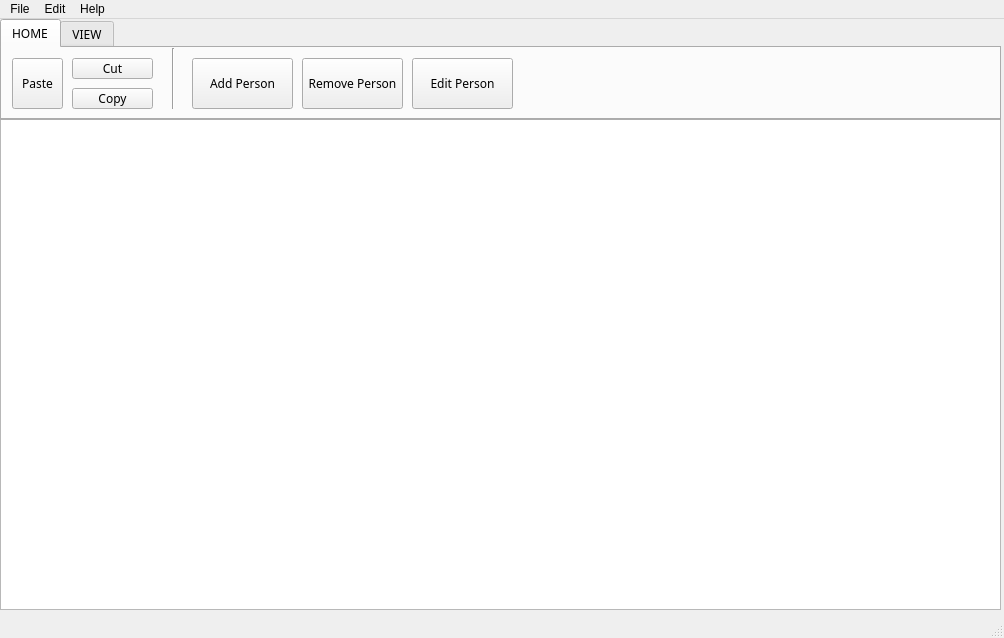
<?xml version="1.0" encoding="UTF-8"?>
<ui version="4.0">
 <class>Angena</class>
 <widget class="QMainWindow" name="Angena">
  <property name="geometry">
   <rect>
    <x>0</x>
    <y>0</y>
    <width>1004</width>
    <height>638</height>
   </rect>
  </property>
  <property name="minimumSize">
   <size>
    <width>801</width>
    <height>533</height>
   </size>
  </property>
  <property name="windowTitle">
   <string>Angena</string>
  </property>
  <widget class="QWidget" name="centralWidget">
   <widget class="QGraphicsView" name="graphicsView_2">
    <property name="geometry">
     <rect>
      <x>0</x>
      <y>100</y>
      <width>1001</width>
      <height>491</height>
     </rect>
    </property>
   </widget>
   <widget class="QTabWidget" name="tabWidget">
    <property name="geometry">
     <rect>
      <x>0</x>
      <y>0</y>
      <width>1001</width>
      <height>101</height>
     </rect>
    </property>
    <property name="font">
     <font>
      <family>Rockwell</family>
      <pointsize>9</pointsize>
     </font>
    </property>
    <property name="currentIndex">
     <number>0</number>
    </property>
    <widget class="QWidget" name="home_tab_4">
     <attribute name="title">
      <string>HOME</string>
     </attribute>
     <widget class="QToolButton" name="add_person_tool_button">
      <property name="geometry">
       <rect>
        <x>190</x>
        <y>10</y>
        <width>101</width>
        <height>51</height>
       </rect>
      </property>
      <property name="cursor">
       <cursorShape>ArrowCursor</cursorShape>
      </property>
      <property name="text">
       <string>Add Person</string>
      </property>
      <property name="toolButtonStyle">
       <enum>Qt::ToolButtonTextUnderIcon</enum>
      </property>
     </widget>
     <widget class="QToolButton" name="remove_person_tool_button">
      <property name="geometry">
       <rect>
        <x>300</x>
        <y>10</y>
        <width>101</width>
        <height>51</height>
       </rect>
      </property>
      <property name="cursor">
       <cursorShape>ArrowCursor</cursorShape>
      </property>
      <property name="text">
       <string>Remove Person</string>
      </property>
      <property name="toolButtonStyle">
       <enum>Qt::ToolButtonTextUnderIcon</enum>
      </property>
     </widget>
     <widget class="QToolButton" name="edit_person_tool_button">
      <property name="geometry">
       <rect>
        <x>410</x>
        <y>10</y>
        <width>101</width>
        <height>51</height>
       </rect>
      </property>
      <property name="cursor">
       <cursorShape>ArrowCursor</cursorShape>
      </property>
      <property name="text">
       <string>Edit Person</string>
      </property>
      <property name="toolButtonStyle">
       <enum>Qt::ToolButtonTextUnderIcon</enum>
      </property>
     </widget>
     <widget class="Line" name="line">
      <property name="geometry">
       <rect>
        <x>170</x>
        <y>0</y>
        <width>3</width>
        <height>61</height>
       </rect>
      </property>
      <property name="orientation">
       <enum>Qt::Vertical</enum>
      </property>
     </widget>
     <widget class="QToolButton" name="toolButton">
      <property name="geometry">
       <rect>
        <x>70</x>
        <y>10</y>
        <width>81</width>
        <height>21</height>
       </rect>
      </property>
      <property name="text">
       <string>Cut</string>
      </property>
     </widget>
     <widget class="QToolButton" name="toolButton_2">
      <property name="geometry">
       <rect>
        <x>70</x>
        <y>40</y>
        <width>81</width>
        <height>21</height>
       </rect>
      </property>
      <property name="text">
       <string>Copy</string>
      </property>
     </widget>
     <widget class="QToolButton" name="toolButton_3">
      <property name="geometry">
       <rect>
        <x>10</x>
        <y>10</y>
        <width>51</width>
        <height>51</height>
       </rect>
      </property>
      <property name="text">
       <string>Paste</string>
      </property>
     </widget>
    </widget>
    <widget class="QWidget" name="view_tab_4">
     <attribute name="title">
      <string>VIEW</string>
     </attribute>
     <widget class="QToolButton" name="pedigree_tool_button">
      <property name="geometry">
       <rect>
        <x>150</x>
        <y>10</y>
        <width>101</width>
        <height>51</height>
       </rect>
      </property>
      <property name="cursor">
       <cursorShape>ArrowCursor</cursorShape>
      </property>
      <property name="text">
       <string>Pedigree</string>
      </property>
      <property name="toolButtonStyle">
       <enum>Qt::ToolButtonTextUnderIcon</enum>
      </property>
     </widget>
     <widget class="QToolButton" name="hyperbolic_tool_button">
      <property name="geometry">
       <rect>
        <x>260</x>
        <y>10</y>
        <width>101</width>
        <height>51</height>
       </rect>
      </property>
      <property name="cursor">
       <cursorShape>ArrowCursor</cursorShape>
      </property>
      <property name="text">
       <string>Hyperbolic</string>
      </property>
      <property name="toolButtonStyle">
       <enum>Qt::ToolButtonTextUnderIcon</enum>
      </property>
     </widget>
     <widget class="QToolButton" name="fan_tool_button">
      <property name="geometry">
       <rect>
        <x>370</x>
        <y>10</y>
        <width>101</width>
        <height>51</height>
       </rect>
      </property>
      <property name="cursor">
       <cursorShape>ArrowCursor</cursorShape>
      </property>
      <property name="text">
       <string>Fan</string>
      </property>
      <property name="toolButtonStyle">
       <enum>Qt::ToolButtonTextUnderIcon</enum>
      </property>
     </widget>
     <widget class="QToolButton" name="full_screen_tool_button">
      <property name="geometry">
       <rect>
        <x>10</x>
        <y>10</y>
        <width>101</width>
        <height>51</height>
       </rect>
      </property>
      <property name="cursor">
       <cursorShape>ArrowCursor</cursorShape>
      </property>
      <property name="text">
       <string>Full Screen</string>
      </property>
      <property name="toolButtonStyle">
       <enum>Qt::ToolButtonTextUnderIcon</enum>
      </property>
     </widget>
     <widget class="Line" name="line_2">
      <property name="geometry">
       <rect>
        <x>130</x>
        <y>10</y>
        <width>3</width>
        <height>61</height>
       </rect>
      </property>
      <property name="orientation">
       <enum>Qt::Vertical</enum>
      </property>
     </widget>
    </widget>
   </widget>
  </widget>
  <widget class="QMenuBar" name="menuBar">
   <property name="geometry">
    <rect>
     <x>0</x>
     <y>0</y>
     <width>1004</width>
     <height>25</height>
    </rect>
   </property>
   <widget class="QMenu" name="menu">
    <property name="title">
     <string>File</string>
    </property>
    <addaction name="actionNew"/>
    <addaction name="actionOpen"/>
    <addaction name="actionRecent_Files"/>
    <addaction name="actionSave"/>
    <addaction name="actionSave_As"/>
    <addaction name="actionPrint"/>
    <addaction name="separator"/>
    <addaction name="actionClose"/>
    <addaction name="actionExit"/>
   </widget>
   <widget class="QMenu" name="menuEdit">
    <property name="title">
     <string>Edit</string>
    </property>
    <addaction name="actionUndo"/>
    <addaction name="actionRedo"/>
    <addaction name="separator"/>
    <addaction name="actionCut"/>
    <addaction name="actionCopy"/>
    <addaction name="actionPaste"/>
   </widget>
   <widget class="QMenu" name="menuHelp">
    <property name="title">
     <string>Help</string>
    </property>
    <addaction name="actionAbout"/>
   </widget>
   <addaction name="menu"/>
   <addaction name="menuEdit"/>
   <addaction name="menuHelp"/>
  </widget>
  <widget class="QStatusBar" name="statusBar"/>
  <action name="actionNew">
   <property name="text">
    <string>New</string>
   </property>
  </action>
  <action name="actionOpen">
   <property name="text">
    <string>Open</string>
   </property>
  </action>
  <action name="actionRecent_Files">
   <property name="text">
    <string>Recent Files...</string>
   </property>
  </action>
  <action name="actionSave">
   <property name="text">
    <string>Save</string>
   </property>
  </action>
  <action name="actionSave_As">
   <property name="text">
    <string>Save As...</string>
   </property>
  </action>
  <action name="actionAbout">
   <property name="text">
    <string>About...</string>
   </property>
  </action>
  <action name="actionExit">
   <property name="text">
    <string>Exit</string>
   </property>
  </action>
  <action name="actionPrint">
   <property name="text">
    <string>Print...</string>
   </property>
  </action>
  <action name="actionClose">
   <property name="text">
    <string>Close</string>
   </property>
  </action>
  <action name="actionUndo">
   <property name="text">
    <string>Undo</string>
   </property>
  </action>
  <action name="actionRedo">
   <property name="text">
    <string>Redo</string>
   </property>
  </action>
  <action name="actionCut">
   <property name="text">
    <string>Cut</string>
   </property>
  </action>
  <action name="actionCopy">
   <property name="text">
    <string>Copy</string>
   </property>
  </action>
  <action name="actionPaste">
   <property name="text">
    <string>Paste</string>
   </property>
  </action>
 </widget>
 <layoutdefault spacing="6" margin="11"/>
 <resources/>
 <connections/>
</ui>
